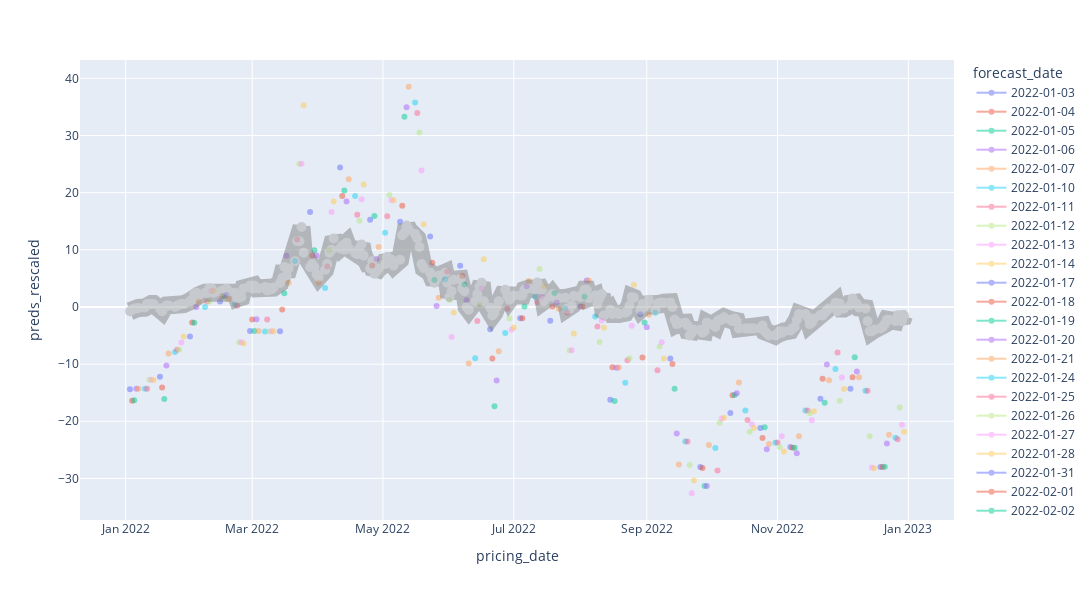

Notebook cell for this chart:
### Code cell
data2 = data.copy()
data2['F380 M2/M3'] = target.values

results = get_predictions(data2, t_value=10, results_folder='experiments/test', test_start='2022-01-01', 
                test_end='2023-01-01', columns_selection='xgboost', use_features=True, 
                n_estimators=100, target_features=['zscore', 'rsi'])
